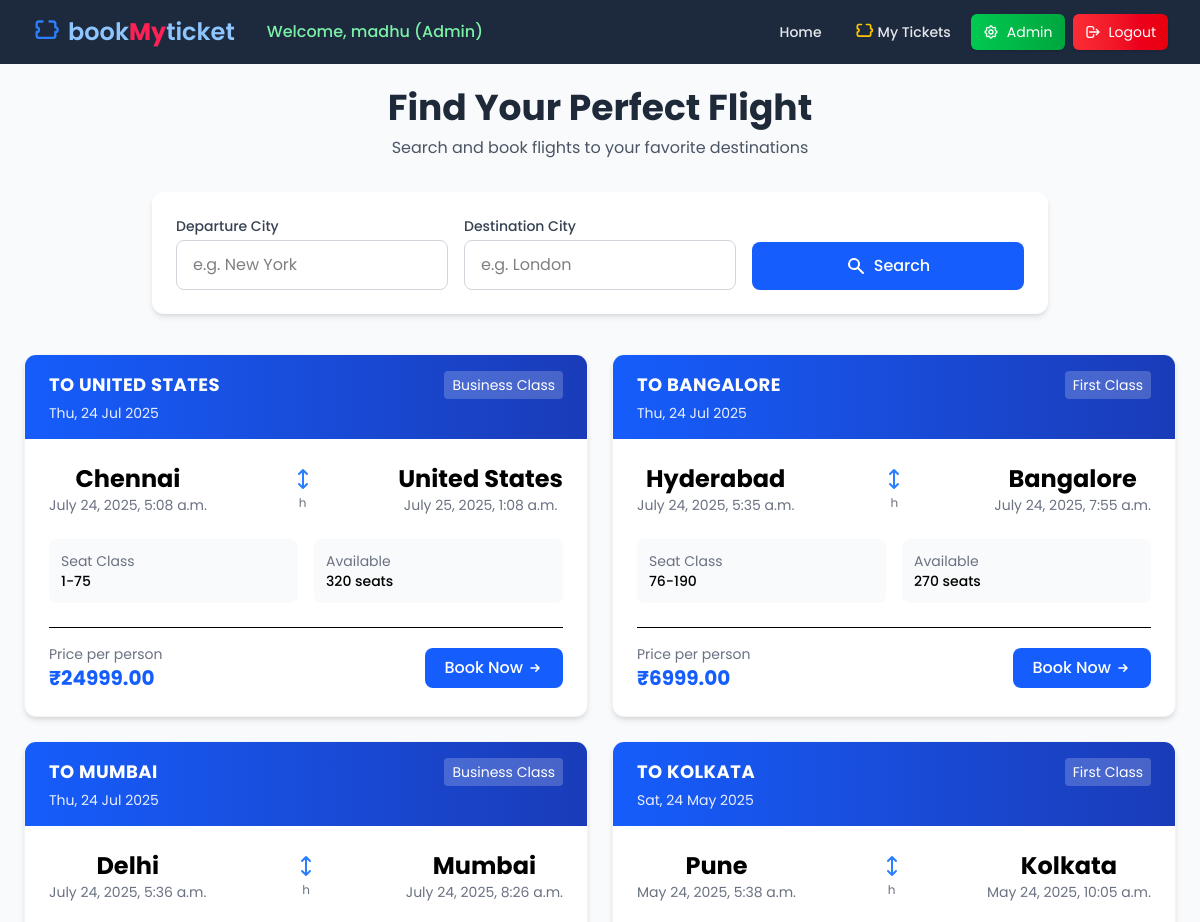
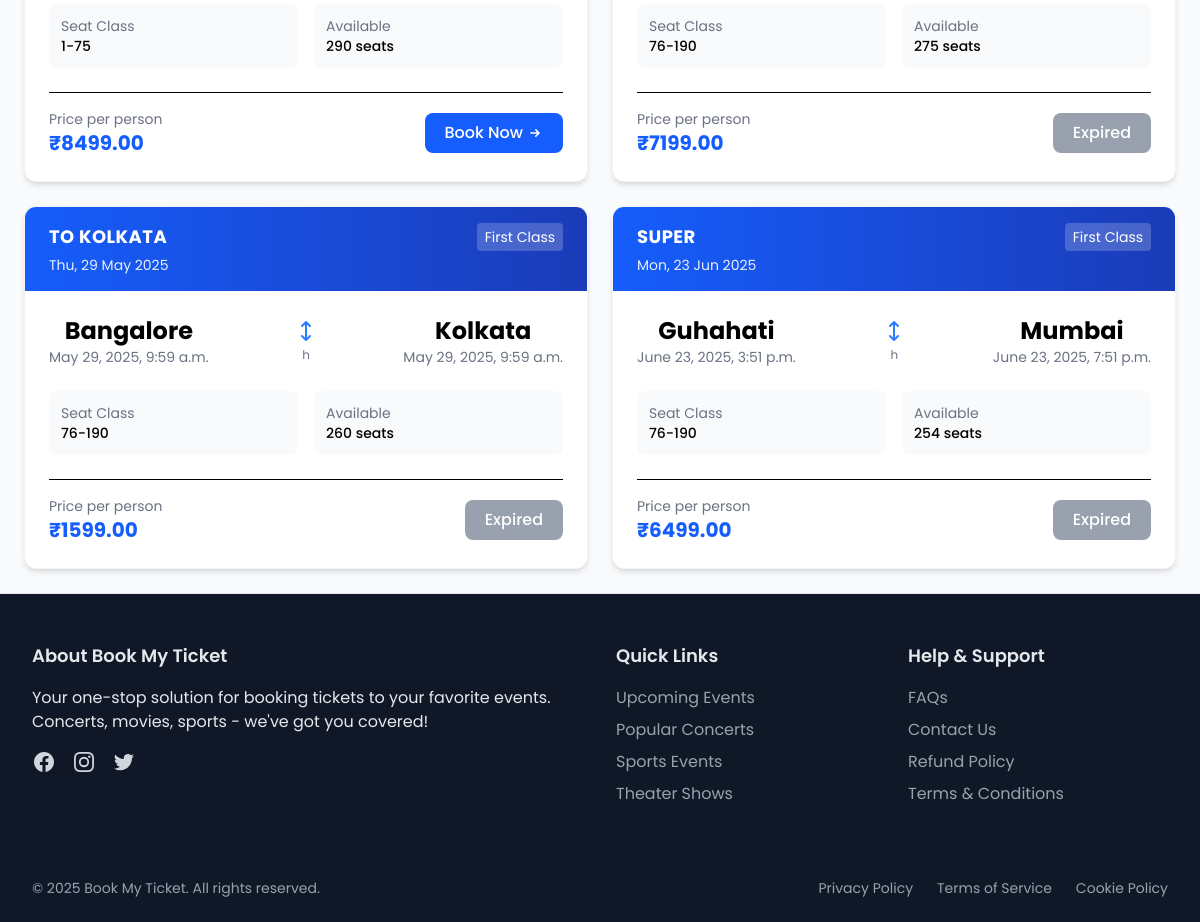
Before: /planebooking/planebook/ (signed in) with the older database file (2 pictures, top to bottom).
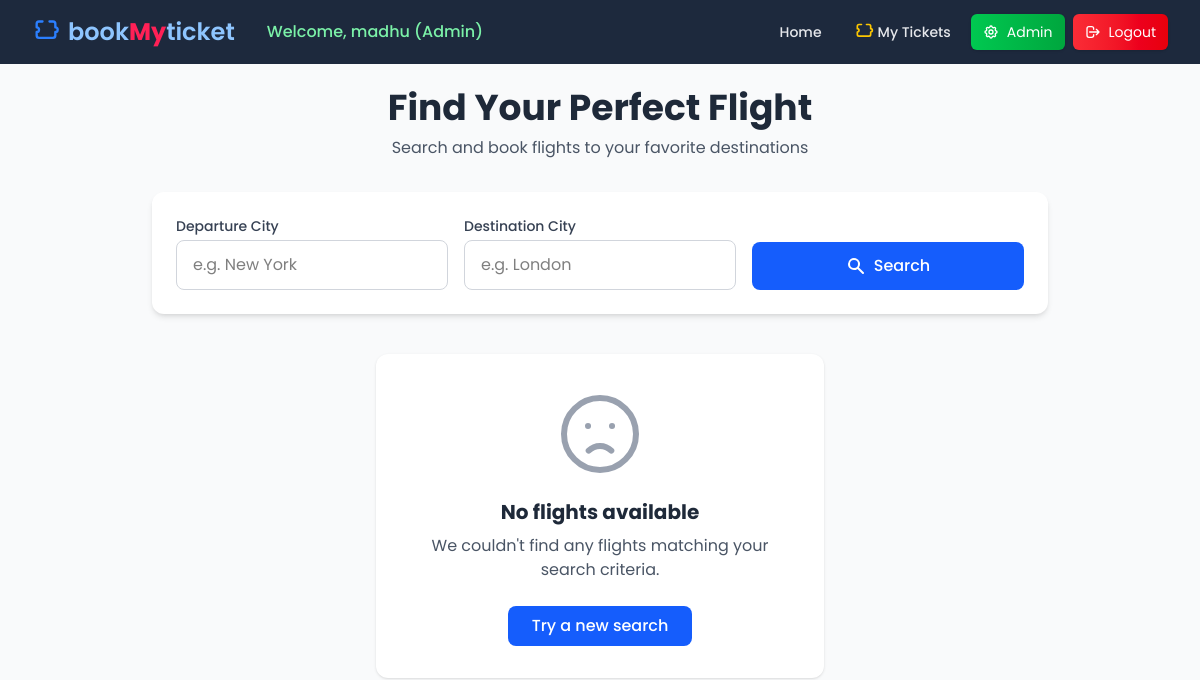
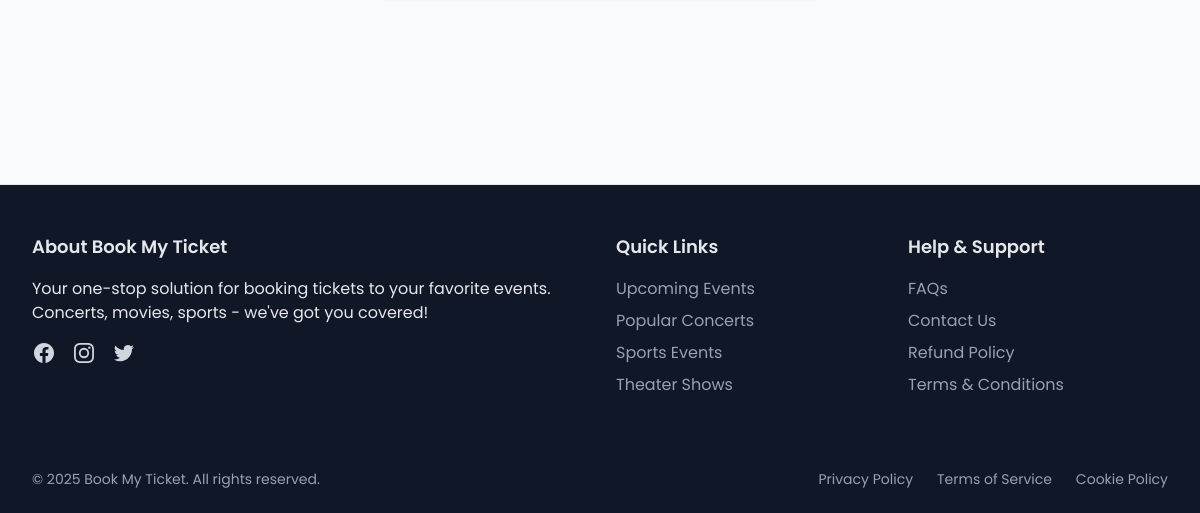
After: the same page with the newer database file (2 pictures, top to bottom).
### booking_plane/models.py (models this page shows, shortened)
class Ticketsplane(models.Model):
    seat_types = [
        ('BS', 'Business Class'),
        ('FR', 'First Class'),
        ('EC', 'Economy Class'),
    ]
    seat_no = [
        ('BS', '1-75'),
        ('FR', '76-190'),
        ('EC', '190-250+'),
    ]
    name = models.CharField(max_length=20)
    date_time = models.DateTimeField(default=timezone.now)
    type1 = models.CharField(max_length=2, choices=seat_types)
    type2 = models.CharField(max_length=3, choices=seat_no)
    source = models.CharField(max_length=30)
    destination = models.CharField(max_length=30)
    departure_time = models.DateTimeField(default=timezone.now)
    arrival_time = models.DateTimeField(default=timezone.now)
    total_seats = models.PositiveIntegerField()
    price = models.DecimalField(max_digits=10, decimal_places=2)
    @property
    def has_departed(self):
        return timezone.now() > self.departure_time

### booking_plane/views.py (the view)
# urls.py: path('planebook/',views.planebook,name='planebook'),
def planebook(request):
    source = request.GET.get('source', '')
    destination = request.GET.get('destination', '')
    if source and destination:
        tickets = Ticketsplane.objects.filter(source__icontains=source, destination__icontains=destination)
    elif destination:
        tickets = Ticketsplane.objects.filter(destination__icontains=destination)
    elif source:
        tickets = Ticketsplane.objects.filter(source__icontains=source)
    else:
        tickets = Ticketsplane.objects.all()
    return render(request, 'booking_plane/book_plane.html', {'tickets': tickets})

### booking_plane/templates/booking_plane/book_plane.html (shortened to what the changed rows need)
{% extends "layout.html" %}
{% block content %}
{% if user.is_authenticated %}
<div class="min-h-screen bg-gray-50 p-4 sm:p-6">
    <div class="max-w-6xl mx-auto text-center mb-8">
        <h1 class="text-3xl sm:text-4xl font-bold text-gray-800 mb-2">Find Your Perfect Flight</h1>
    </div>
    <div class="max-w-6xl mx-auto">
        {% if tickets %}
        <div class="grid grid-cols-1 md:grid-cols-2 lg:grid-cols-2 gap-6">
            {% for ticket in tickets %}
            <div class="bg-white rounded-xl shadow-md overflow-hidden hover:shadow-lg transition duration-300 border border-gray-100">
                <div class="bg-gradient-to-r from-blue-600 to-blue-800 px-6 py-4 text-white">
                    <div class="flex justify-between items-center">
                        <h3 class="font-bold text-lg uppercase tracking-wide">{{ ticket.name }}</h3>
                        <span class="text-sm bg-white/20 px-2 py-1 rounded">{{ ticket.get_type1_display }}</span>
                    </div>
                    <p class="text-sm opacity-90 mt-1">{{ ticket.departure_time|date:"D, d M Y" }}</p>
                </div>
                <div class="p-6">
                    <div class="flex justify-between items-center mb-6">
                        <div class="text-center">
                            <p class="text-2xl font-bold">{{ ticket.source }}</p>
                            <p class="text-gray-500 text-sm">{{ ticket.departure_time }}</p>
                        </div>
                        <div class="flex flex-col items-center px-4">
                            <svg xmlns="http://www.w3.org/2000/svg" class="h-6 w-6 text-blue-500" fill="none" viewBox="0 0 24 24" stroke="currentColor">
                                <path stroke-linecap="round" stroke-linejoin="round" stroke-width="2" d="M8 7l4-4m0 0l4 4m-4-4v18m0 0l-4-4m4 4l4-4" />
                            </svg>
                            <span class="text-xs text-gray-500 mt-1">{{ ticket.duration }}h</span>
                        </div>
                        <div class="text-center">
                            <p class="text-2xl font-bold">{{ ticket.destination }}</p>
                            <p class="text-gray-500 text-sm">{{ ticket.arrival_time}}</p>
                        </div>
                    </div>
                    <div class="grid grid-cols-2 gap-4 text-sm mb-6">
                        <div class="bg-gray-50 p-3 rounded-lg">
                            <p class="text-gray-500">Seat Class</p>
                            <p class="font-medium">{{ ticket.get_type2_display }}</p>
                        </div>
                        <div class="bg-gray-50 p-3 rounded-lg">
                            <p class="text-gray-500">Available</p>
                            <p class="font-medium">{{ ticket.total_seats }} seats</p>
                        </div>
                    </div>
                    <div class="flex justify-between items-center border-t pt-4">
                        <div>
                            <p class="text-gray-500 text-sm">Price per person</p>
                            <p class="text-xl font-bold text-blue-600">₹{{ ticket.price }}</p>
                        </div>
                        {% if ticket.has_departed %}
                        <button class="bg-gray-400 text-white font-medium py-2 px-5 rounded-lg cursor-not-allowed" disabled>
                            Expired
                        </button>
                        {% else %}
                        <form method="post" action="{% url 'book_plane_ticket' ticket.id %}">
                            <button type="submit"
                                    class="bg-blue-600 hover:bg-blue-700 text-white font-medium py-2 px-5 rounded-lg transition duration-200 flex items-center">
                                Book Now
                                <svg xmlns="http://www.w3.org/2000/svg" class="h-4 w-4 ml-1" viewBox="0 0 20 20" fill="currentColor">
                                    <path fill-rule="evenodd" d="M10.293 5.293a1 1 0 011.414 0l4 4a1 1 0 010 1.414l-4 4a1 1 0 01-1.414-1.414L12.586 11H5a1 1 0 110-2h7.586l-2.293-2.293a1 1 0 010-1.414z" clip-rule="evenodd" />
                                </svg>
                            </button>
                        </form>
                        {% endif %}
                    </div>
                </div>
            </div>
            {% endfor %}
        </div>
        {% else %}
        <div class="bg-white rounded-xl shadow-sm p-8 max-w-md mx-auto text-center">
            <div class="mx-auto h-24 w-24 text-gray-400 mb-4">
                <svg xmlns="http://www.w3.org/2000/svg" fill="none" viewBox="0 0 24 24" stroke="currentColor">
                    <path stroke-linecap="round" stroke-linejoin="round" stroke-width="1.5" d="M9.172 16.172a4 4 0 015.656 0M9 10h.01M15 10h.01M21 12a9 9 0 11-18 0 9 9 0 0118 0z" />
                </svg>
            </div>
            <h3 class="text-xl font-bold text-gray-800 mb-2">No flights available</h3>
            <p class="text-gray-600 mb-6">We couldn't find any flights matching your search criteria.</p>
            <a href="{% url 'planehome' %}" class="inline-block bg-blue-600 hover:bg-blue-700 text-white font-medium py-2 px-6 rounded-lg transition">
                Try a new search
            </a>
        </div>
        {% endif %}
    </div>
</div>
{% endif %}
{% endblock content %}

Changed rows visible on the page:
removed Ticketsplane: name "TO UNITED STATES", type1 "Business Class", departure_time "Thu, 24 Jul 2025", source "Chennai", departure_time "July 24, 2025, 5:08 a.m.", destination "United States", arrival_time "July 25, 2025, 1:08 a.m.", type2 "1-75", total_seats "320", price "24999.00", shows "Book Now"
removed Ticketsplane: name "TO BANGALORE", type1 "First Class", departure_time "Thu, 24 Jul 2025", source "Hyderabad", departure_time "July 24, 2025, 5:35 a.m.", destination "Bangalore", arrival_time "July 24, 2025, 7:55 a.m.", type2 "76-190", total_seats "270", price "6999.00", shows "Book Now"
removed Ticketsplane: name "TO MUMBAI", type1 "Business Class", departure_time "Thu, 24 Jul 2025", source "Delhi", departure_time "July 24, 2025, 5:36 a.m.", destination "Mumbai", arrival_time "July 24, 2025, 8:26 a.m.", type2 "1-75", total_seats "290", price "8499.00", shows "Book Now"
removed Ticketsplane: name "TO KOLKATA", type1 "First Class", departure_time "Sat, 24 May 2025", source "Pune", departure_time "May 24, 2025, 5:38 a.m.", destination "Kolkata", arrival_time "May 24, 2025, 10:05 a.m.", type2 "76-190", total_seats "275", price "7199.00", shows "Expired"
removed Ticketsplane: name "TO KOLKATA", type1 "First Class", departure_time "Thu, 29 May 2025", source "Bangalore", departure_time "May 29, 2025, 9:59 a.m.", destination "Kolkata", arrival_time "May 29, 2025, 9:59 a.m.", type2 "76-190", total_seats "260", price "1599.00", shows "Expired"
removed Ticketsplane: name "SUPER", type1 "First Class", departure_time "Mon, 23 Jun 2025", source "Guhahati", departure_time "June 23, 2025, 3:51 p.m.", destination "Mumbai", arrival_time "June 23, 2025, 7:51 p.m.", type2 "76-190", total_seats "254", price "6499.00", shows "Expired"
Other visible differences:
text now shown: "No flights available We couldn't find any flights matching your search criteria. Try a new search"
